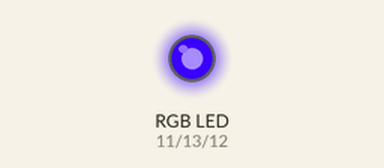
Bench run of a sketch on a simulated Arduino Uno, built with avr-gcc and run on an emulated ATmega328P. On the bench: an RGB LED mixed from three pins (HIGH = lit).

Above: at 0.1 s.
Timing chart, 0 to 1.6 s (numbered marks = the images above):
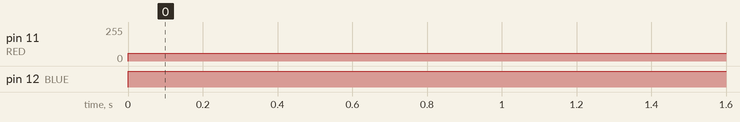

Measured:
- by itself, pin 11 (RED): 0/255 → 59/255 at 0.00 s
- by itself, pin 12 (BLUE): LOW → HIGH at 0.00 s

The sketch:

10.ino
```cpp
/*the goal is to give an RGB a specific color
*/
int GREEN = 13;//  sets green to pin 13
int BLUE = 12;// sets blue to pin 12
int RED = 11;// sets red to pin 11
// the setup routine runs once when you press reset:
void setup() {
 pinMode(13,OUTPUT);//puts pin 13 as output
 pinMode(12,OUTPUT);// puts pin 12 as output
 pinMode(11,OUTPUT);// puts pin 11 as output
}
// the loop routine runs over and over again forever:
void loop() {
    analogWrite(RED, 59);//puts the analog value of red at 59
    analogWrite(GREEN, 23);//puts analog value of green at 23
    analogWrite(BLUE, 191);//puts analog value of blue at 123
   }
```
